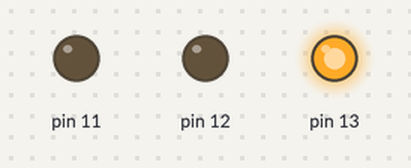
A sketch run on a simulated Arduino Uno, built with avr-gcc and run on an emulated ATmega328P. Parts: output pins drawn as LEDs (lit = HIGH).

Above: at 2.5 s.
At 7.5 s:
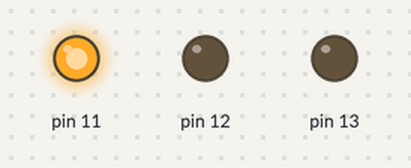
At 11.5 s:
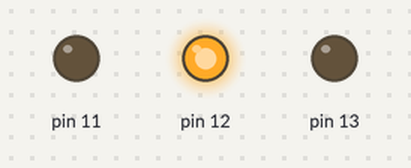
Timing chart, 0 to 16.9 s (numbered marks = the images above):
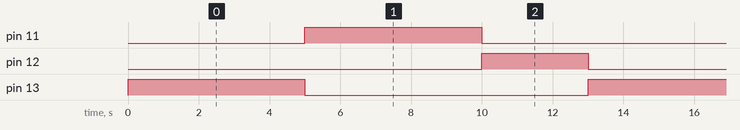

Measured:
- by itself, pin 11, pin 13: alternates HIGH for 5.0 s and LOW for 8.0 s
- by itself, pin 12: alternates HIGH for 3.0 s and LOW for 10.0 s
- by itself, everything shown: repeats every 13.0 s, in 4 steps

The sketch:

trafficLights.ino
```cpp
int a = 5000;
int b = 3000;
int c = 5000;
int x = 200; //blink speed


// the setup function runs once when you press reset or power the board
void setup() {
  // initialize digital pin LED_BUILTIN as an output.
  pinMode(13, OUTPUT);
  pinMode(12, OUTPUT);
  pinMode(11, OUTPUT);
}

// the loop function runs over and over again forever
void loop() {
digitalWrite(13, HIGH);
  delay(a);
digitalWrite(13, LOW);

digitalWrite(11, HIGH);
  delay(c);
digitalWrite(11,LOW);

digitalWrite(12, HIGH);
  delay(b);
digitalWrite(12, LOW);


}
```
